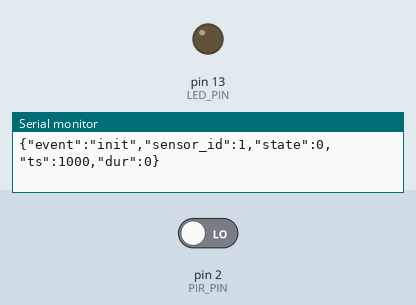
Simulated run of this sketch. Board: Arduino Uno, built with avr-gcc and run on an emulated ATmega328P. On the bench: output pins drawn as LEDs (lit = HIGH), the last lines printed to the serial monitor. The test bench sets the inputs (shaded band); at power-on: pin 2 (PIR_PIN) LOW.

Above: at 2.2 s.
2.3 s: pin 2 (PIR_PIN) driven HIGH
At 3.3 s:
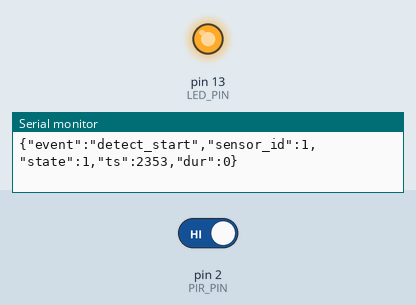
3.8 s: pin 2 (PIR_PIN) driven LOW
At 4.9 s:
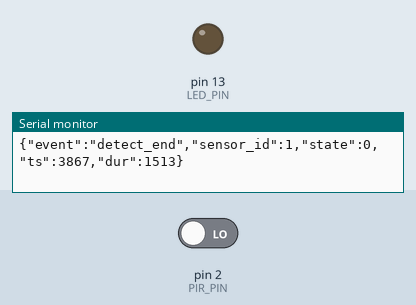
Timing chart, 0 to 6.8 s (numbered marks = the images above; inputs shaded):
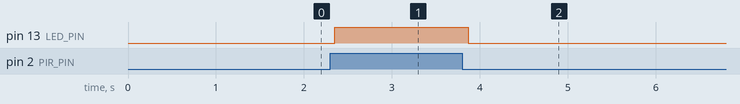

Measured:
- after the input at 2.3 s, pin 13 (LED_PIN): LOW → HIGH after 0.05 s
- after the input at 3.8 s, pin 13 (LED_PIN): HIGH → LOW after 0.07 s

The sketch:

pir_sensor_px.ino
```cpp
/**
 * PIR Sensor Node for PX System (SeamlessTrack-PX4.2)
 *
 * Hardware: SB612B (秋月電子 114064)
 * Board: Arduino Uno
 *
 * Protocol: JSON over Serial (115200 baud)
 * Output format: {"event":"<type>","state":<0|1>,"ts":<millis>,"dur":<ms>}
 */

const int PIR_PIN = 2;          // PIR sensor OUT -> D2
const int LED_PIN = 13;         // Built-in LED for visual feedback
const int SENSOR_ID = 1;        // Sensor identifier (for multi-sensor setup)

// Timing constants
const unsigned long DEBOUNCE_MS = 50;       // Debounce time
const unsigned long HEARTBEAT_MS = 5000;    // Heartbeat interval

// State variables
int currentState = LOW;
int lastStableState = LOW;
unsigned long lastChangeTime = 0;
unsigned long detectionStartTime = 0;
unsigned long lastHeartbeat = 0;
bool inDetection = false;

void setup() {
  pinMode(PIR_PIN, INPUT);
  pinMode(LED_PIN, OUTPUT);

  Serial.begin(115200);

  // Wait for sensor stabilization (SB612B needs ~30s warm-up)
  delay(1000);

  // Send init message
  sendEvent("init", 0, 0);

  // Initial state read
  lastStableState = digitalRead(PIR_PIN);
}

void loop() {
  unsigned long now = millis();
  int rawState = digitalRead(PIR_PIN);

  // Debounce logic
  if (rawState != currentState) {
    lastChangeTime = now;
    currentState = rawState;
  }

  // State transition after debounce period
  if ((now - lastChangeTime) > DEBOUNCE_MS && currentState != lastStableState) {
    lastStableState = currentState;

    if (currentState == HIGH) {
      // Detection started
      inDetection = true;
      detectionStartTime = now;
      digitalWrite(LED_PIN, HIGH);
      sendEvent("detect_start", 1, 0);

    } else {
      // Detection ended
      unsigned long duration = now - detectionStartTime;
      inDetection = false;
      digitalWrite(LED_PIN, LOW);
      sendEvent("detect_end", 0, duration);
    }
  }

  // Periodic heartbeat (confirms sensor is alive)
  if ((now - lastHeartbeat) >= HEARTBEAT_MS) {
    lastHeartbeat = now;
    sendHeartbeat();
  }

  delay(10);  // Small delay for stability
}

/**
 * Send structured event as JSON
 */
void sendEvent(const char* eventType, int state, unsigned long duration) {
  Serial.print("{\"event\":\"");
  Serial.print(eventType);
  Serial.print("\",\"sensor_id\":");
  Serial.print(SENSOR_ID);
  Serial.print(",\"state\":");
  Serial.print(state);
  Serial.print(",\"ts\":");
  Serial.print(millis());
  Serial.print(",\"dur\":");
  Serial.print(duration);
  Serial.println("}");
}

/**
 * Send heartbeat with current state
 */
void sendHeartbeat() {
  unsigned long dur = 0;
  if (inDetection) {
    dur = millis() - detectionStartTime;
  }

  Serial.print("{\"event\":\"heartbeat\",\"sensor_id\":");
  Serial.print(SENSOR_ID);
  Serial.print(",\"state\":");
  Serial.print(lastStableState);
  Serial.print(",\"ts\":");
  Serial.print(millis());
  Serial.print(",\"dur\":");
  Serial.print(dur);
  Serial.println("}");
}
```
